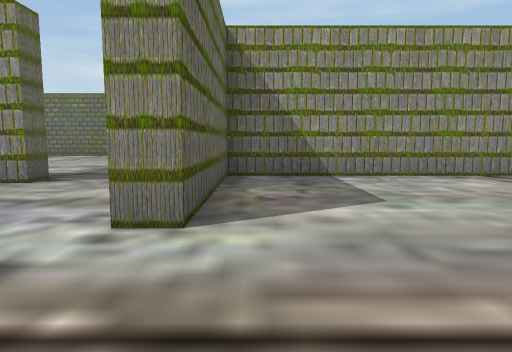
View 1 (above)

24 first-person views from a walk through a Unity game level. The camera is 1.2 m above the floor, tilts 6° down and sees 75° across. Doors are open. The floor is counted in squares, 2 m on a side. Each view is taken from the middle of a square. On the plan, view 1 faces up. The plan holds only what a view shows up to about 10 squares ahead; the rest is blank. The place goes on beyond the plan. The player is left out. Some animated figures are not drawn. Some surface patterns are stand-ins.

View 2
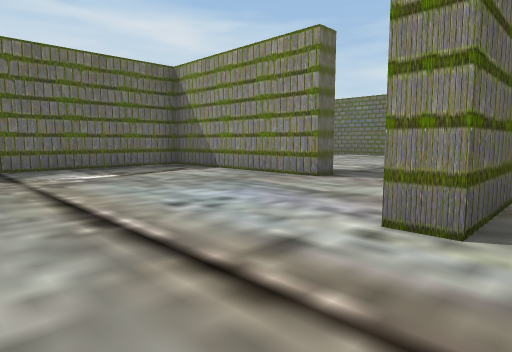

View 3
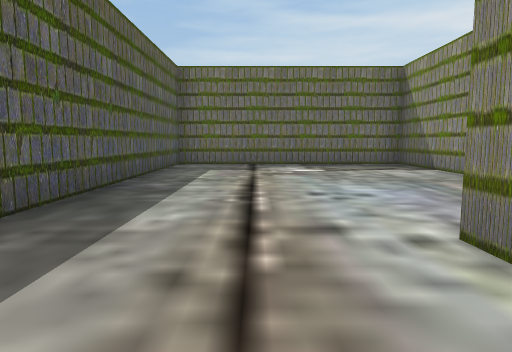

View 4
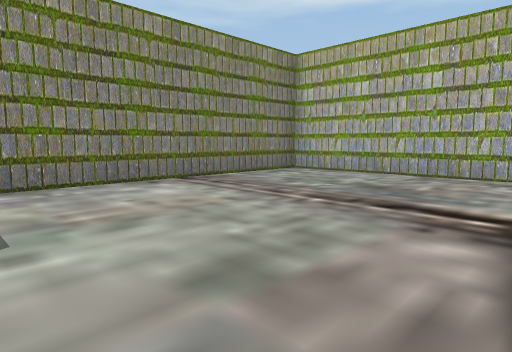

View 5
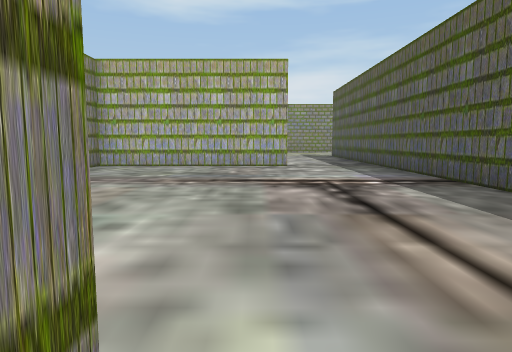

View 6
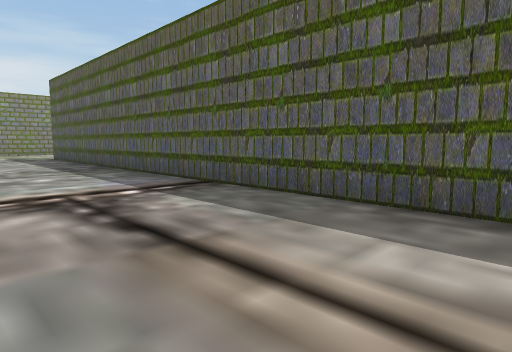

View 7
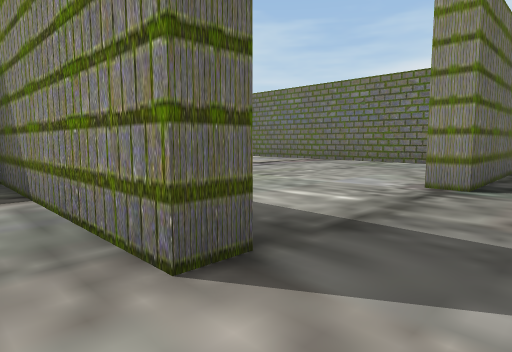

View 8
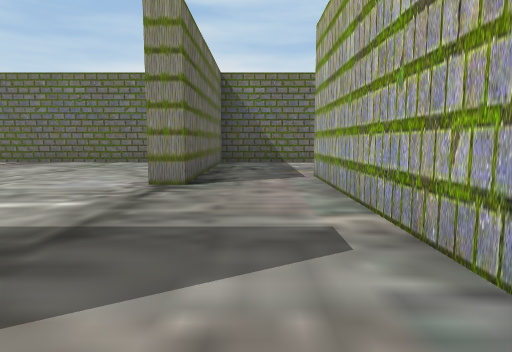

View 9
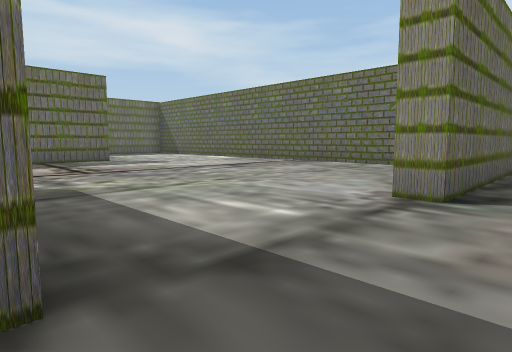

View 10
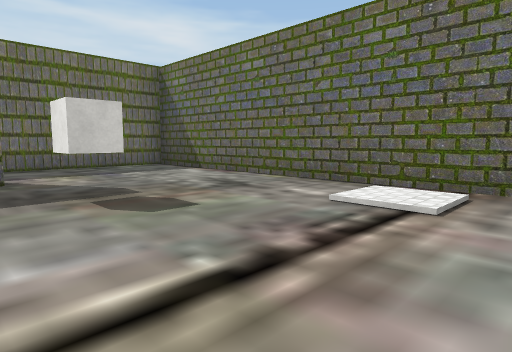

View 11
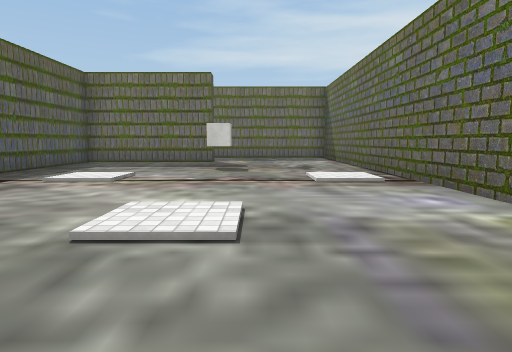

View 12
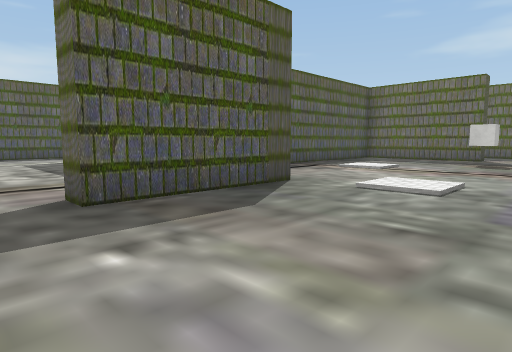

View 13
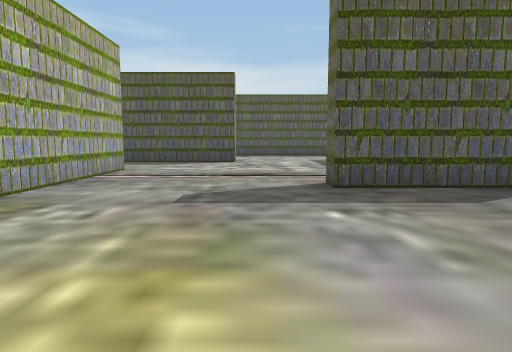

View 14
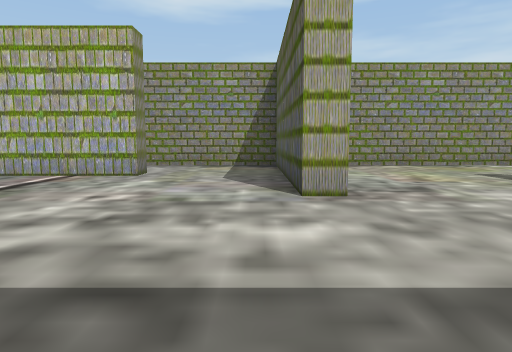

View 15
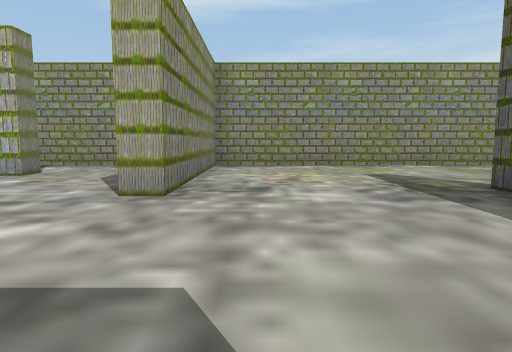

View 16
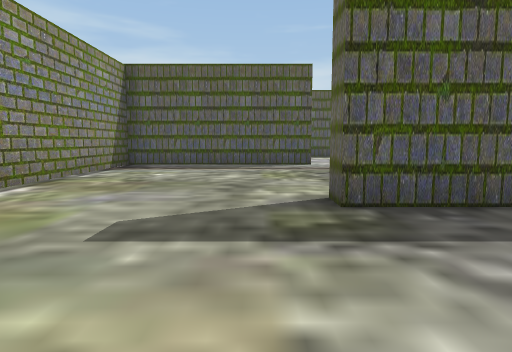

View 17
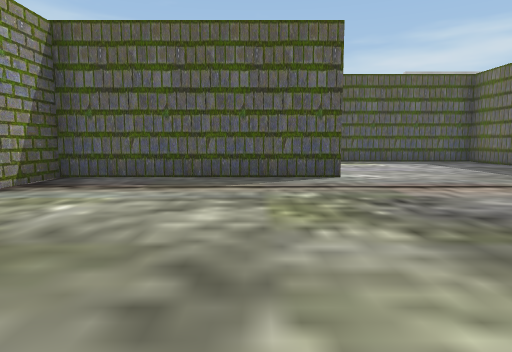

View 18
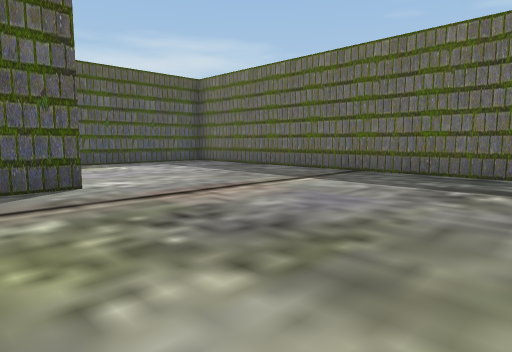

View 19
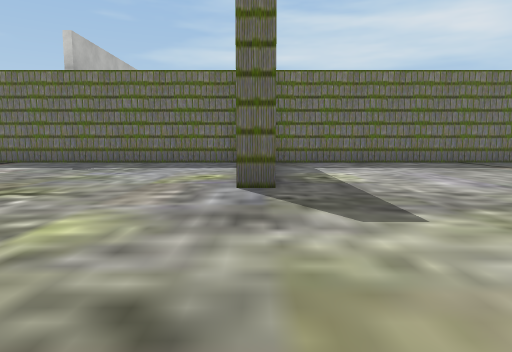

View 20
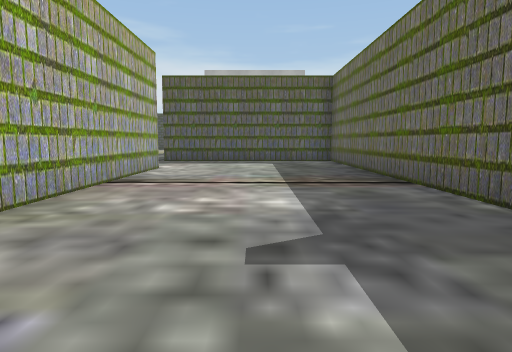

View 21
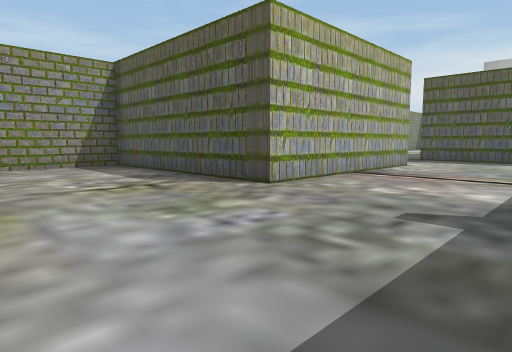

View 22
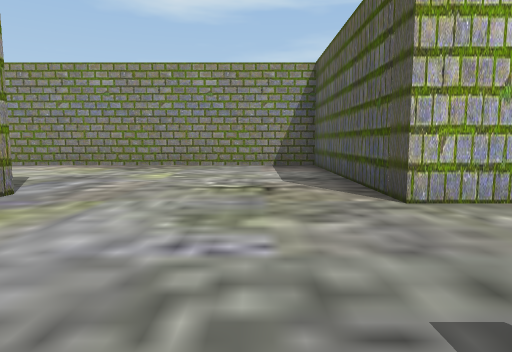

View 23
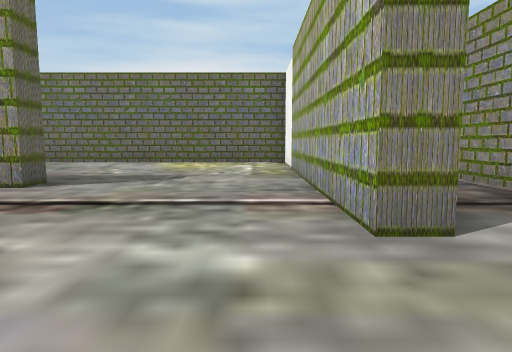

View 24
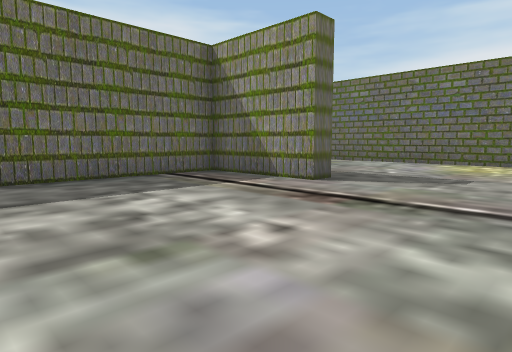

### Floor plan
Ten units are one square. View 1 is at (0, 0); x grows to the right and y downward. Boxes are objects, and circles mark ways between rooms. Rooms are numbered by the first view taken in them; rooms with no view inside come last. Other rooms are left out.
<svg viewBox="-82 -140 249 375">
<path fill="none" stroke="#000" d="M2 10 64 10M-33 -54 -33 -48 -77 -48 -77 10 -15 10M70 -11 70 -57 -5 -57 -5 -23 -10 -23M67 28 67 107 106 107M64 10 122 10 122 15M115 65 162 65 162 -30 116 -30 116 -35 162 -35 162 -94M118 108 118 112M144 -60 137 -60 137 -135 -30 -135 -30 -86M67 115 67 230 106 230M70 -88 100 -88 100 -83 75 -83 75 -46M-10 -86 -10 -98M-5 -98 -5 -63 40 -63M112 205 112 155 162 155 162 79M-10 -98 -5 -98"/>
<rect x="5" y="-105" width="10" height="10" fill="#bbb"><title>cube</title></rect>
<circle cx="70" cy="-5" r="3" fill="#2a7"/>
<text x="0" y="-20">1</text>
<text x="100" y="20">2</text>
</svg>
Room 1 opens to room 2.

Where each view was taken, in squares from view 1:
view 1: 0 up, 0 right, facing up
view 2: 0 up, 0 right, facing up-left
view 3: 1 up, 1 right, facing left
view 4: 1 up, 1 right, facing up-right
view 5: 2 up, 1 left, facing right
view 6: 2 up, 0 right, facing down-right
view 7: 4 up, 2 left, facing up-left
view 8: 4 up, 2 left, facing up
view 9: 5 up, 2 left, facing up-left
view 10: 9 up, 5 right, facing up-left
view 11: 11 up, 9 right, facing left
view 12: 12 up, 11 right, facing down-left
view 13: 13 up, 11 right, facing down
view 14: 4 up, 8 right, facing right
view 15: 2 up, 8 right, facing right
view 16: 2 up, 13 right, facing down
view 17: 1 down, 13 right, facing down
view 18: 2 down, 13 right, facing down-left
view 19: 11 down, 16 right, facing left
view 20: 13 down, 9 right, facing down
view 21: 12 down, 8 right, facing down-right
view 22: 14 down, 8 right, facing right
view 23: 4 up, 13 right, facing up
view 24: 4 up, 13 right, facing up-left
